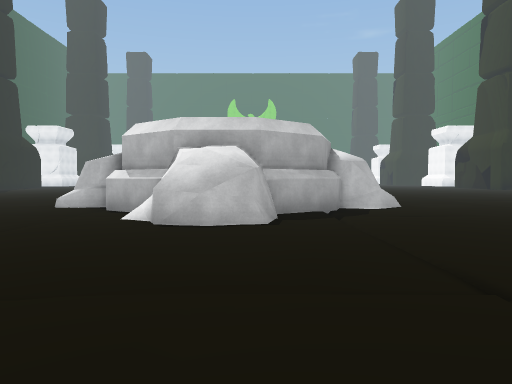
View 1 (above)

24 first-person views from a walk through a scene from a Unity 3-D project. The camera is 1.3 m above the floor, tilts 2° down and sees 70° across. The floor is counted in squares, 2 m on a side. Each view is taken from the middle of a square. On the plan, view 1 faces up. The plan holds only what a view shows up to about 11 squares ahead; the rest is blank. The place goes on beyond the plan.

View 2
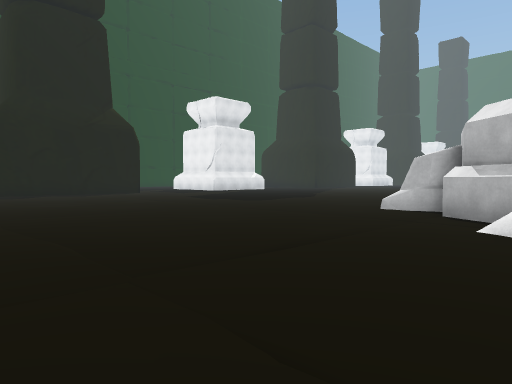

View 3
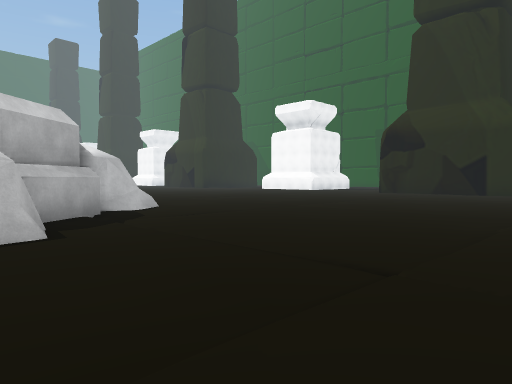

View 4
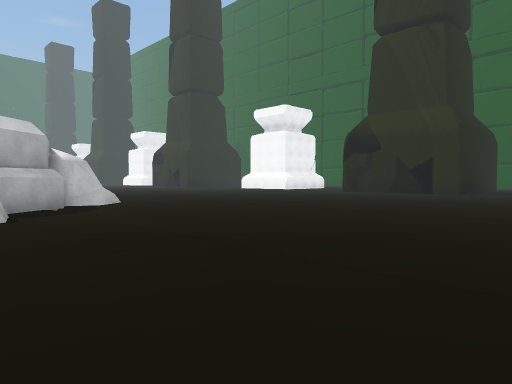

View 5
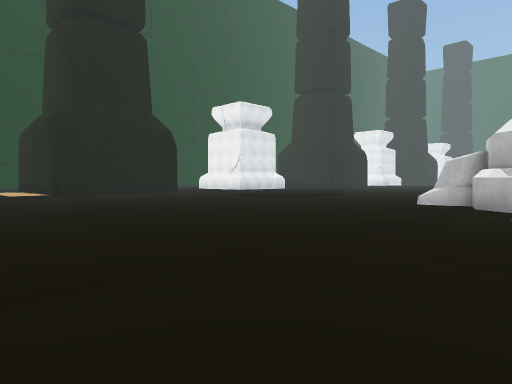

View 6
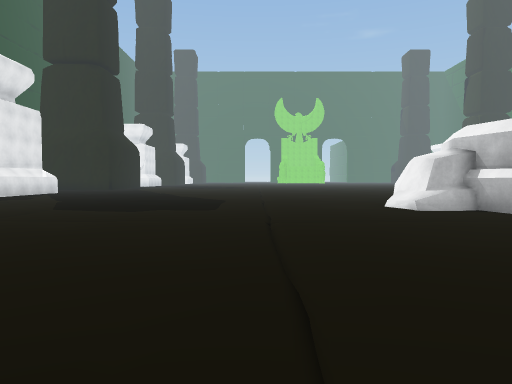

View 7
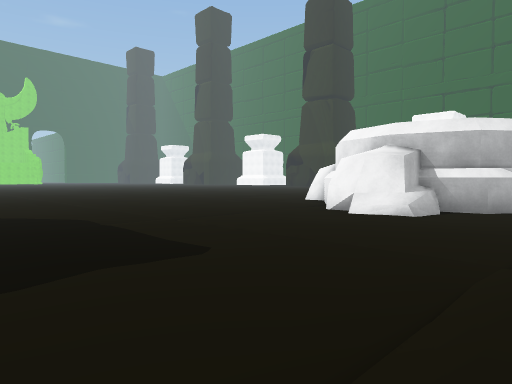

View 8
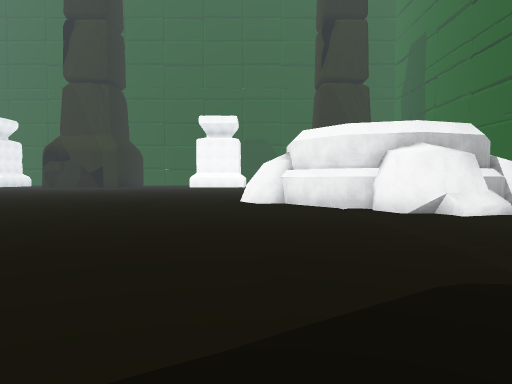

View 9
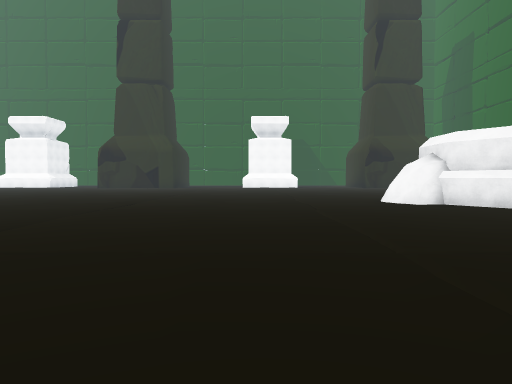

View 10
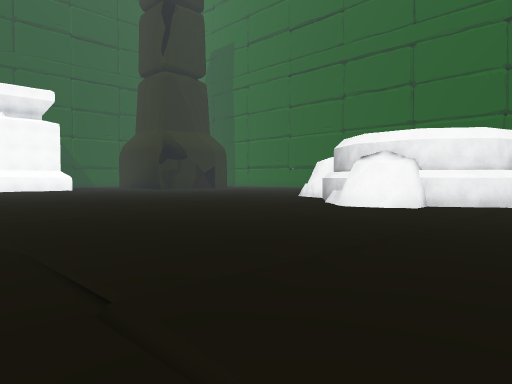

View 11
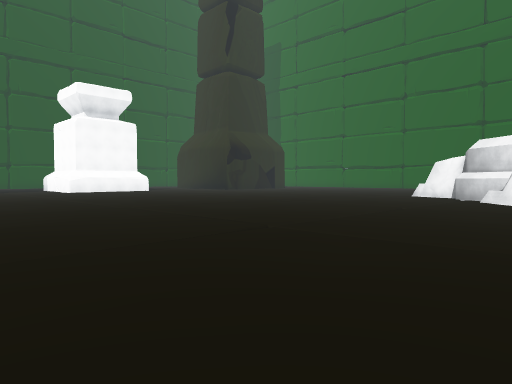

View 12
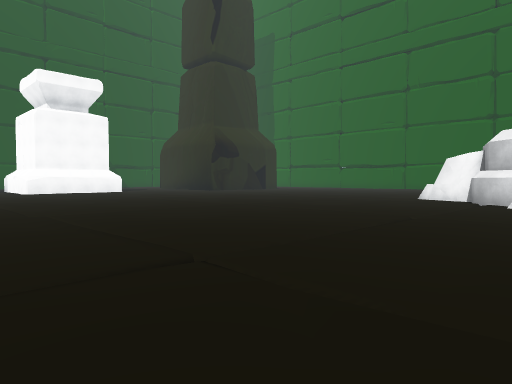

View 13
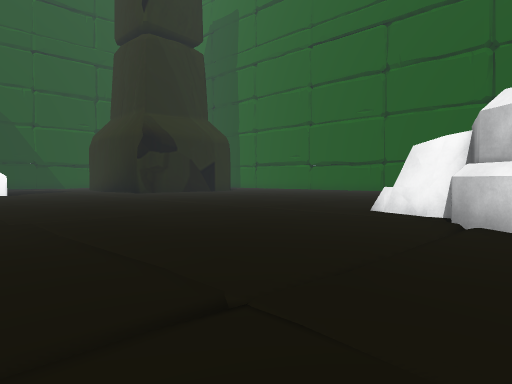

View 14
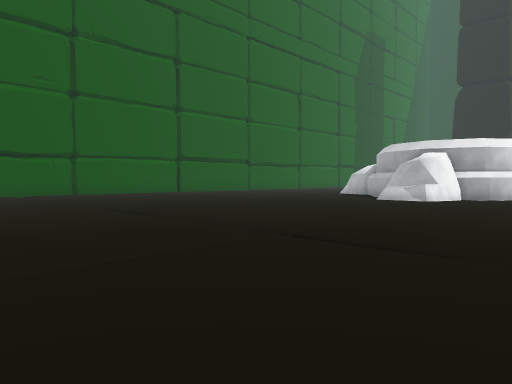

View 15
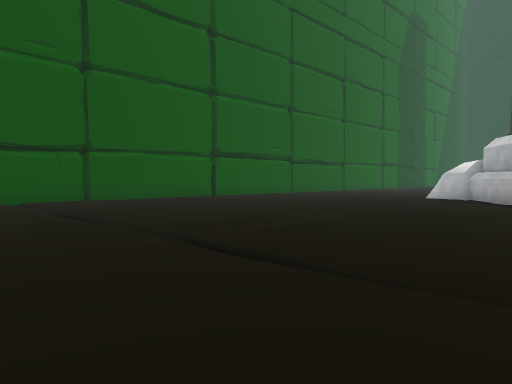

View 16
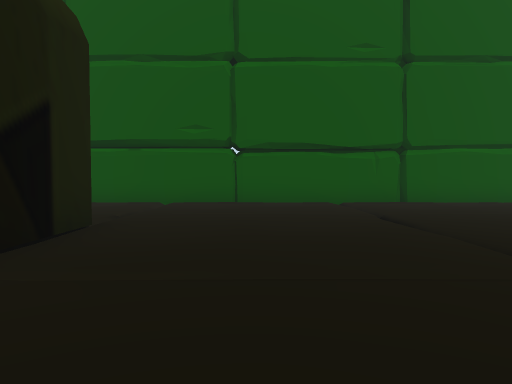

View 17
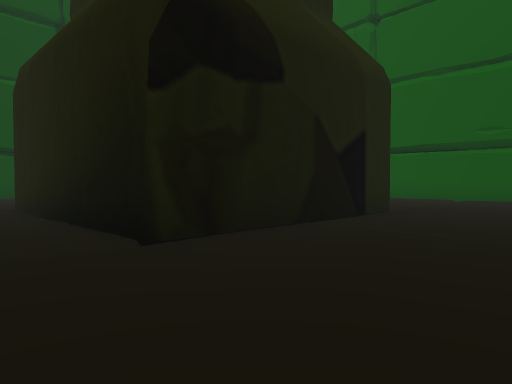

View 18
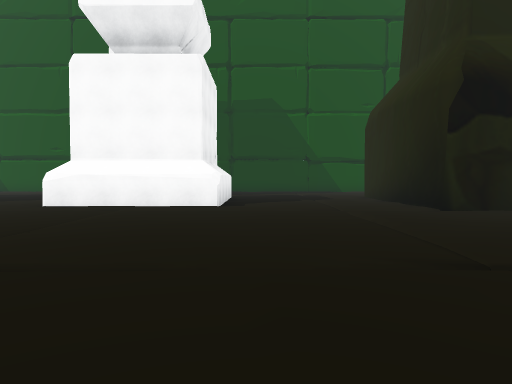

View 19
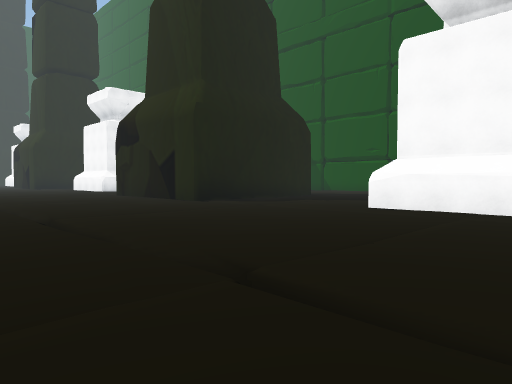

View 20
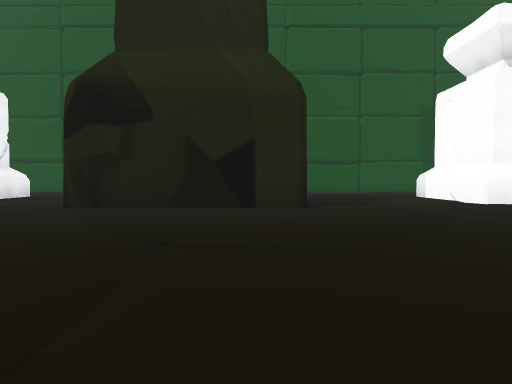

View 21
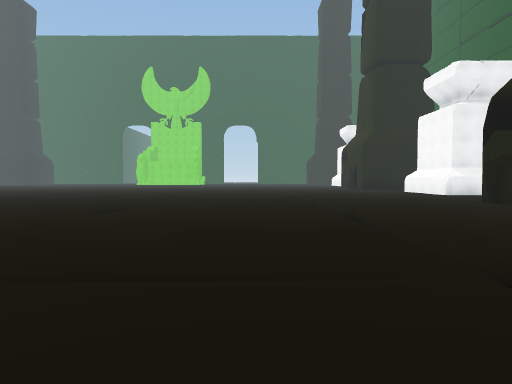

View 22
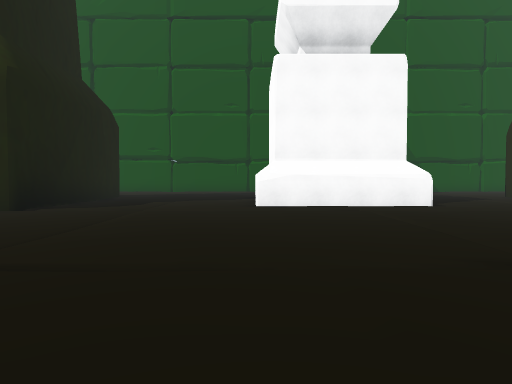

View 23
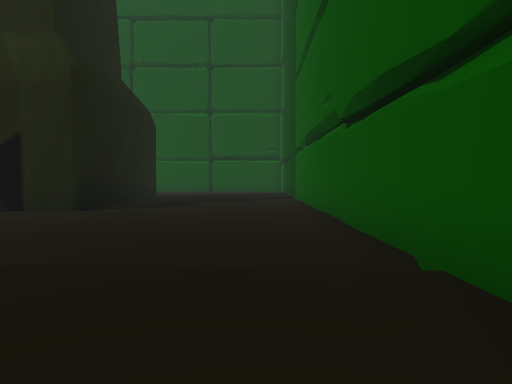

View 24
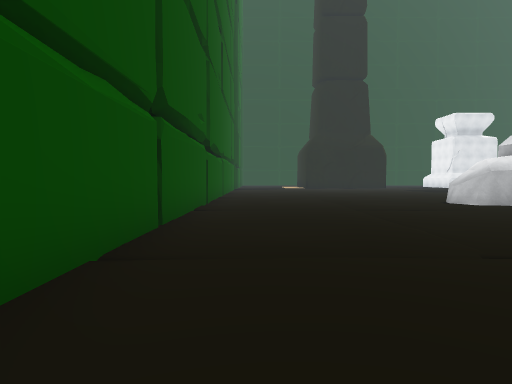

### Floor plan
Key: @ floor where view 1 was taken; # wall or solid block; x gap in a wall; . floor; / step, stairs or slope; = window, fence, low wall or low ledge; ^ raised ledge.
Columns run from 15 left of view 1 to 19 right of it. Each row starts with its distance up from view 1.
 29                    ............x
 28                   .../..../....#
 27                   .../..../....#
 26                   ......../....#
 25                    ......./....#
 24              ....   ....../....#
 23             ............../....####
 22            .............../........
 21          ................./........
 20         ./................/........
 19       .............../..../........
 18      ................/..../.....##
 17     ................./..../.....#
 16      ...................../.....#
 15       ..................../.....#
 14      ................/..../.....###
 13     ..........##=..../..../........
 12 .............###^..../..../........
 11 ....../////##^  ^# ../..///........
 10  ....../...##    ##../..../........
  9  ....../...##    ##../..../....####
  8   ...../....##  ##.../..../....#
  7    ..........###^........./....#
  6    ..........###........../....#
  5    ......................./....#
  4   ......................../....####
  3   ......................../........
  2   ......................../........
  1   .................../..../........
  0       .........@...../..../........
 -1            ........../..../........
 -2              ######################

Where each view was taken, in squares from view 1:
view 1: 0 up, 0 right, facing up
view 2: 1 up, 1 left, facing up-left
view 3: 1 up, 1 left, facing up-right
view 4: 1 down, 1 left, facing up-right
view 5: 1 down, 1 left, facing up-left
view 6: 1 up, 8 left, facing up
view 7: 6 up, 11 left, facing up-right
view 8: 13 up, 11 left, facing right
view 9: 17 up, 11 left, facing right
view 10: 21 up, 5 left, facing down-right
view 11: 24 up, 2 left, facing down-right
view 12: 22 up, 1 left, facing down-right
view 13: 17 up, 0 right, facing down-right
view 14: 14 up, 14 right, facing down-left
view 15: 10 up, 13 right, facing down-left
view 16: 9 up, 13 right, facing down
view 17: 11 up, 12 right, facing down-right
view 18: 13 up, 8 right, facing right
view 19: 14 up, 9 right, facing up-right
view 20: 24 up, 7 right, facing right
view 21: 18 up, 9 right, facing up
view 22: 18 up, 8 right, facing right
view 23: 0 up, 8 right, facing right
view 24: 0 up, 9 right, facing left
